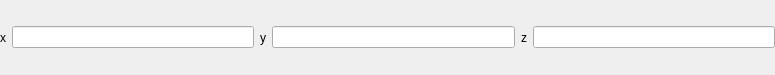
<?xml version="1.0" encoding="UTF-8"?>
<ui version="4.0">
 <class>PointView</class>
 <widget class="QWidget" name="PointView">
  <property name="geometry">
   <rect>
    <x>0</x>
    <y>0</y>
    <width>775</width>
    <height>75</height>
   </rect>
  </property>
  <property name="sizePolicy">
   <sizepolicy hsizetype="Preferred" vsizetype="Preferred">
    <horstretch>0</horstretch>
    <verstretch>0</verstretch>
   </sizepolicy>
  </property>
  <property name="windowTitle">
   <string>Form</string>
  </property>
  <layout class="QHBoxLayout" name="horizontalLayout">
   <property name="spacing">
    <number>6</number>
   </property>
   <property name="leftMargin">
    <number>0</number>
   </property>
   <property name="topMargin">
    <number>0</number>
   </property>
   <property name="rightMargin">
    <number>0</number>
   </property>
   <property name="bottomMargin">
    <number>0</number>
   </property>
   <item>
    <widget class="QLabel" name="xLabel">
     <property name="text">
      <string>x</string>
     </property>
    </widget>
   </item>
   <item>
    <widget class="QLineEdit" name="xLineEdit"/>
   </item>
   <item>
    <widget class="QLabel" name="yLabel">
     <property name="text">
      <string>y</string>
     </property>
    </widget>
   </item>
   <item>
    <widget class="QLineEdit" name="yLineEdit"/>
   </item>
   <item>
    <widget class="QLabel" name="zLabel">
     <property name="text">
      <string>z</string>
     </property>
    </widget>
   </item>
   <item>
    <widget class="QLineEdit" name="zLineEdit"/>
   </item>
  </layout>
 </widget>
 <resources/>
 <connections/>
</ui>
